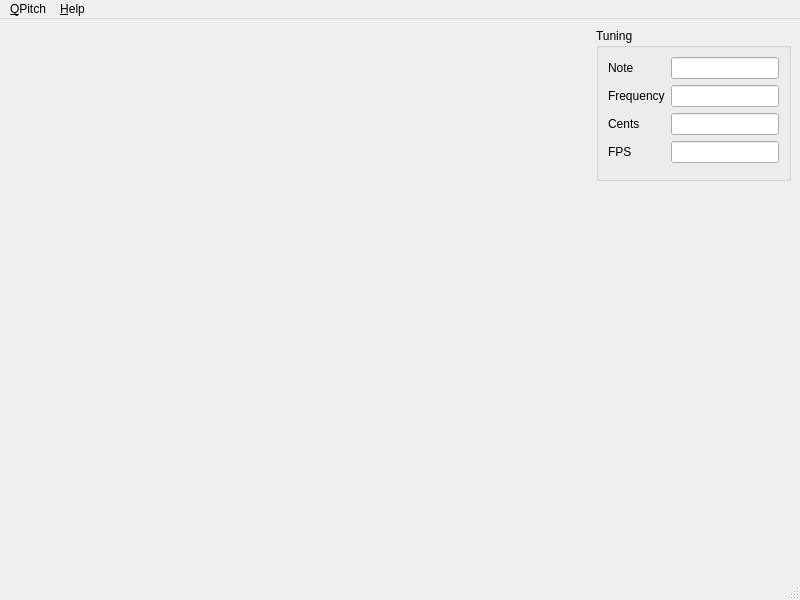
<?xml version="1.0" encoding="UTF-8"?>
<ui version="4.0">
 <class>QPitch</class>
 <widget class="QMainWindow" name="QPitch">
  <property name="geometry">
   <rect>
    <x>0</x>
    <y>0</y>
    <width>800</width>
    <height>600</height>
   </rect>
  </property>
  <property name="windowTitle">
   <string>QPitch</string>
  </property>
  <property name="windowIcon">
   <iconset resource="qpitch.qrc">
    <normaloff>:/icons/qpitch.png</normaloff>:/icons/qpitch.png</iconset>
  </property>
  <widget class="QWidget" name="centralwidget">
   <layout class="QVBoxLayout" name="verticalLayout">
    <item>
     <layout class="QHBoxLayout" name="horizontalLayout">
      <item>
       <widget class="QLogView" name="widget_qlogview" native="true">
        <property name="sizePolicy">
         <sizepolicy hsizetype="MinimumExpanding" vsizetype="Minimum">
          <horstretch>0</horstretch>
          <verstretch>0</verstretch>
         </sizepolicy>
        </property>
       </widget>
      </item>
      <item>
       <widget class="QGroupBox" name="groupBox_tuning">
        <property name="title">
         <string>Tuning</string>
        </property>
        <layout class="QGridLayout">
         <item row="3" column="1">
          <widget class="QLineEdit" name="lineEdit_fps">
           <property name="sizePolicy">
            <sizepolicy hsizetype="Minimum" vsizetype="Fixed">
             <horstretch>0</horstretch>
             <verstretch>0</verstretch>
            </sizepolicy>
           </property>
           <property name="readOnly">
            <bool>true</bool>
           </property>
          </widget>
         </item>
         <item row="1" column="1">
          <widget class="QLineEdit" name="lineEdit_frequency">
           <property name="sizePolicy">
            <sizepolicy hsizetype="Minimum" vsizetype="Fixed">
             <horstretch>0</horstretch>
             <verstretch>0</verstretch>
            </sizepolicy>
           </property>
           <property name="focusPolicy">
            <enum>Qt::FocusPolicy::NoFocus</enum>
           </property>
           <property name="contextMenuPolicy">
            <enum>Qt::ContextMenuPolicy::NoContextMenu</enum>
           </property>
           <property name="maxLength">
            <number>10</number>
           </property>
           <property name="alignment">
            <set>Qt::AlignmentFlag::AlignRight|Qt::AlignmentFlag::AlignTrailing|Qt::AlignmentFlag::AlignVCenter</set>
           </property>
           <property name="readOnly">
            <bool>true</bool>
           </property>
          </widget>
         </item>
         <item row="4" column="0" colspan="2">
          <widget class="FreqDiffView" name="widget_freqDiff" native="true">
           <property name="sizePolicy">
            <sizepolicy hsizetype="Preferred" vsizetype="Preferred">
             <horstretch>0</horstretch>
             <verstretch>0</verstretch>
            </sizepolicy>
           </property>
          </widget>
         </item>
         <item row="1" column="0">
          <widget class="QLabel" name="label_frequency">
           <property name="text">
            <string>Frequency</string>
           </property>
          </widget>
         </item>
         <item row="3" column="0">
          <widget class="QLabel" name="label_fps">
           <property name="text">
            <string>FPS</string>
           </property>
          </widget>
         </item>
         <item row="2" column="1">
          <widget class="QLineEdit" name="lineEdit_cents">
           <property name="sizePolicy">
            <sizepolicy hsizetype="Minimum" vsizetype="Fixed">
             <horstretch>0</horstretch>
             <verstretch>0</verstretch>
            </sizepolicy>
           </property>
           <property name="readOnly">
            <bool>true</bool>
           </property>
          </widget>
         </item>
         <item row="0" column="0">
          <widget class="QLabel" name="label_note">
           <property name="text">
            <string>Note</string>
           </property>
          </widget>
         </item>
         <item row="2" column="0">
          <widget class="QLabel" name="label_cents">
           <property name="text">
            <string>Cents</string>
           </property>
          </widget>
         </item>
         <item row="0" column="1">
          <widget class="QLineEdit" name="lineEdit_note">
           <property name="sizePolicy">
            <sizepolicy hsizetype="Minimum" vsizetype="Fixed">
             <horstretch>0</horstretch>
             <verstretch>0</verstretch>
            </sizepolicy>
           </property>
           <property name="focusPolicy">
            <enum>Qt::FocusPolicy::NoFocus</enum>
           </property>
           <property name="contextMenuPolicy">
            <enum>Qt::ContextMenuPolicy::NoContextMenu</enum>
           </property>
           <property name="maxLength">
            <number>10</number>
           </property>
           <property name="alignment">
            <set>Qt::AlignmentFlag::AlignRight|Qt::AlignmentFlag::AlignTrailing|Qt::AlignmentFlag::AlignVCenter</set>
           </property>
           <property name="readOnly">
            <bool>true</bool>
           </property>
          </widget>
         </item>
        </layout>
       </widget>
      </item>
     </layout>
    </item>
    <item>
     <widget class="PlotView" name="widget_plotSamples" native="true">
      <property name="sizePolicy">
       <sizepolicy hsizetype="MinimumExpanding" vsizetype="MinimumExpanding">
        <horstretch>0</horstretch>
        <verstretch>0</verstretch>
       </sizepolicy>
      </property>
     </widget>
    </item>
    <item>
     <widget class="PlotView" name="widget_plotSpectrum" native="true">
      <property name="sizePolicy">
       <sizepolicy hsizetype="MinimumExpanding" vsizetype="MinimumExpanding">
        <horstretch>0</horstretch>
        <verstretch>0</verstretch>
       </sizepolicy>
      </property>
     </widget>
    </item>
    <item>
     <widget class="PlotView" name="widget_plotAutoCorr" native="true">
      <property name="sizePolicy">
       <sizepolicy hsizetype="MinimumExpanding" vsizetype="MinimumExpanding">
        <horstretch>0</horstretch>
        <verstretch>0</verstretch>
       </sizepolicy>
      </property>
     </widget>
    </item>
   </layout>
  </widget>
  <widget class="QMenuBar" name="menubar">
   <property name="geometry">
    <rect>
     <x>0</x>
     <y>0</y>
     <width>800</width>
     <height>30</height>
    </rect>
   </property>
   <widget class="QMenu" name="menu_Help">
    <property name="title">
     <string>&amp;Help</string>
    </property>
    <addaction name="action_about"/>
    <addaction name="action_aboutQt"/>
   </widget>
   <widget class="QMenu" name="menu_File">
    <property name="title">
     <string>&amp;QPitch</string>
    </property>
    <addaction name="action_preferences"/>
    <addaction name="separator"/>
    <addaction name="action_quit"/>
   </widget>
   <addaction name="menu_File"/>
   <addaction name="menu_Help"/>
  </widget>
  <widget class="QStatusBar" name="statusbar"/>
  <action name="action_quit">
   <property name="text">
    <string>&amp;Quit</string>
   </property>
   <property name="statusTip">
    <string>Quits the application</string>
   </property>
   <property name="shortcut">
    <string>Ctrl+Q</string>
   </property>
  </action>
  <action name="action_about">
   <property name="text">
    <string>&amp;About</string>
   </property>
  </action>
  <action name="action_aboutQt">
   <property name="text">
    <string>About &amp;Qt</string>
   </property>
  </action>
  <action name="action_preferences">
   <property name="text">
    <string>&amp;Preferences</string>
   </property>
   <property name="shortcut">
    <string>Ctrl+,</string>
   </property>
  </action>
  <action name="action_compactView">
   <property name="checkable">
    <bool>true</bool>
   </property>
   <property name="checked">
    <bool>false</bool>
   </property>
   <property name="text">
    <string>&amp;Compact View</string>
   </property>
   <property name="shortcut">
    <string>Ctrl+D</string>
   </property>
  </action>
 </widget>
 <customwidgets>
  <customwidget>
   <class>QLogView</class>
   <extends>QWidget</extends>
   <header>qlogview.h</header>
   <container>1</container>
  </customwidget>
  <customwidget>
   <class>FreqDiffView</class>
   <extends>QWidget</extends>
   <header>freqdiffview.h</header>
   <container>1</container>
  </customwidget>
  <customwidget>
   <class>PlotView</class>
   <extends>QWidget</extends>
   <header>plotview.h</header>
   <container>1</container>
  </customwidget>
 </customwidgets>
 <resources>
  <include location="qpitch.qrc"/>
 </resources>
 <connections>
  <connection>
   <sender>action_quit</sender>
   <signal>triggered()</signal>
   <receiver>QPitch</receiver>
   <slot>close()</slot>
   <hints>
    <hint type="sourcelabel">
     <x>-1</x>
     <y>-1</y>
    </hint>
    <hint type="destinationlabel">
     <x>290</x>
     <y>221</y>
    </hint>
   </hints>
  </connection>
 </connections>
</ui>
